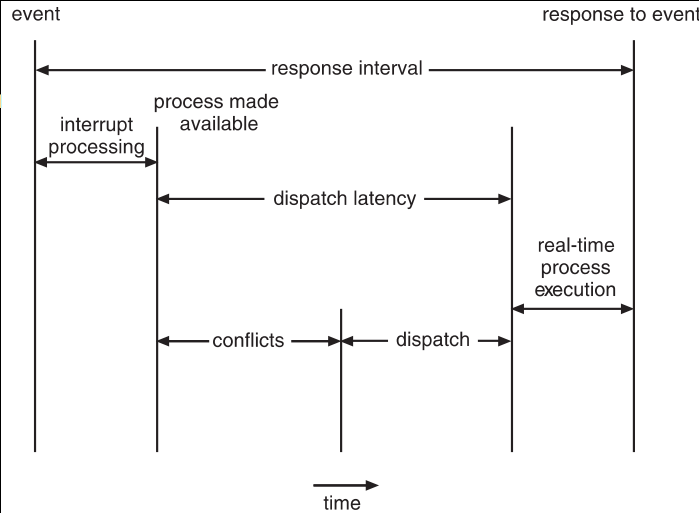
#> input picture comp3301/imgs/conflict.png, 699 x 513 px
$ python imglp.py ../../comp3301/imgs/conflict.png
#> lines starting #> are read from the running program, lines starting #| are printed output that depends on the picture; long printed decimals are rounded
#!/usr/bin/env python3
import numpy as np
from scipy.integrate import nquad # we use this to integrate for higher dimensions this must be changed
import imageio
import math
from multiprocessing import Pool
from functools import partial
from PIL import Image, ImageOps

import argparse

parser = argparse.ArgumentParser(description="Takes an input of an image generates points based on blackness of pixels")
parser.add_argument("inputimage", help="if specified reads an otherwise standard in")

useThreads = True

# numerical integration is slow. Precompute for speed. None for numeric.
maxLam = 0.01

dimX = (0, 0)
dimY = (0, 0)
V = 0.1 # velocity for all grains

pix = None
# lam is short for the Poisson parameter lambda (not the functional thing)
def lamDensity(x, y):
    # round x and y to nearest integer
    x = int(x)
    y = int(y)
    # since row and column
    return pix[y, x]

# The reason I'm making a new class instead of grabbing from visualiser
# is because of the potential differences in how the grains will be represented
class Grain:
    def __init__(self, x, y, t, v):
        self.x = x
        self.y = y
        self.t = t
        self.v = v

    def __repr__(self):
        return "%f,%f,%f,%f,0,0" % (self.x, self.y, self.t, self.v)

# Takes the points and prints them to stdout for now
# [WIP] Get it to accept command line arguments to save to file
def main(dimX, dimY, lamDensity, maxLam):
    # single grain simulation is boring
    volume = (np.diff(dimX) * np.diff(dimY))[0]
    maxN = np.random.poisson(maxLam * volume)
    N = generate_grains(maxN, dimX, dimY, lamDensity, maxLam)
    return N

def generate_grains(N, dimX, dimY, lamDensity, maxLam):
    grains = []
    if useThreads:
        pool = Pool()
        grains = list(filter(None, pool.starmap(generate_grain,
                ((dimX, dimY, lamDensity, maxLam, i) for i in range(N)))))
    else:
        grains = list(filter(None,
                (generate_grain(dimX, dimY, lamDensity, maxLam, i)
                for i in range(N))))
    for grain in grains:
        print(grain)
    return len(grains)

def generate_grain(dimX, dimY, lamDensity, maxLam, seed = 0):
    localState = np.random.RandomState(seed)
    potentialGrain = (localState.uniform(*dimX), localState.uniform(*dimY))
    if localState.uniform(0,1) <= lamDensity(*potentialGrain)/maxLam:
        return Grain(*potentialGrain, 0, V)
    else:
        return None

if __name__ == "__main__":
    args = parser.parse_args()
    pic = Image.open(args.inputimage).convert('L').transpose(Image.FLIP_TOP_BOTTOM)
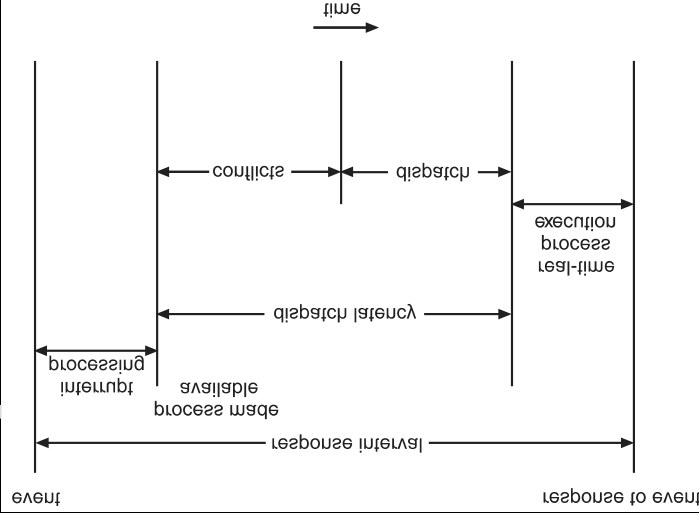
#> pic: PIL image 699x513 L; min 0, max 255, mean 246.5
    pic = ImageOps.invert(pic)
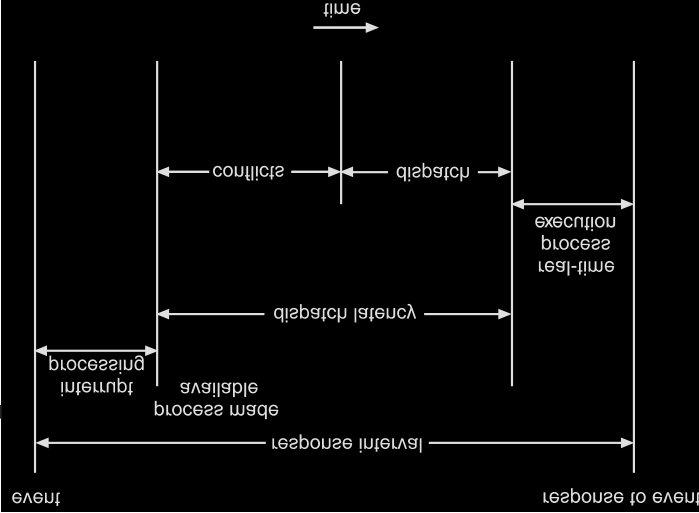
#> pic: PIL image 699x513 L; min 0, max 255, mean 8.5
    pix = np.array(pic)/255 * maxLam
    dimX = (0, pix.shape[1])
#> dimX = (0, 699)
    dimY = (0, pix.shape[0])
#> dimY = (0, 513)

    # Used for measuring performance
    import time
    import sys

    start = time.time()
    N = main(dimX, dimY, lamDensity, maxLam)
#> in __init__, `self.x = x`: self.x = 610.5
#> in generate_grains, `grains = list(filter(None, pool.starmap(generate_grain, ((dimX, dimY, ..`: grains = 126 items
#> the loop in generate_grains, `for grain in grains:` made 126 passes
#| 610.527,496.861,0,0.1,0,0
#| 156.080,268.383,0,0.1,0,0
#| 68.176,390.521,0,0.1,0,0
#| 34.059,148.313,0,0.1,0,0
#| 381.550,440.593,0,0.1,0,0
#| 207.078,415.052,0,0.1,0,0
#| 74.610,351.068,0,0.1,0,0
#| 502.851,311.504,0,0.1,0,0
#> (further printed lines are left out)
#> in main, `N = generate_grains(maxN, dimX, dimY, lamDensity, maxLam)`: N = 126
#> N = 126
    end = time.time()
    generationTime = end - start

    print(__file__, "maxLam:", maxLam, file=sys.stderr)
    print(__file__, "generation time:", generationTime, "secs", file=sys.stderr)
    print(__file__, "generated:", N, "points", file=sys.stderr)

$ run again, on comp3301/imgs/fcfs.png
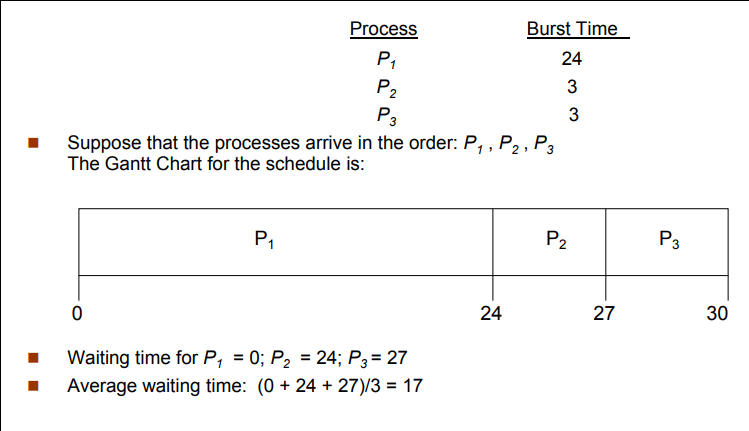
#> input picture comp3301/imgs/fcfs.png, 749 x 431 px
#> `pic = Image.open(args.inputimage).convert('L').transpose(Image.FLIP_TO..`:
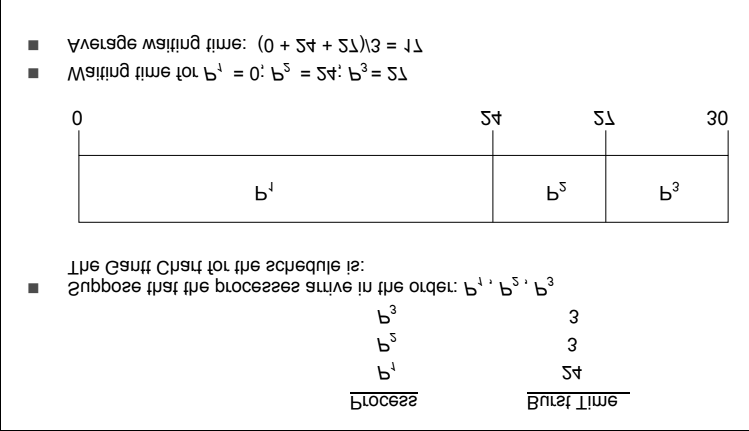
#> pic: PIL image 749x431 L; min 0, max 255, mean 246.6
#> `pic = ImageOps.invert(pic)`:
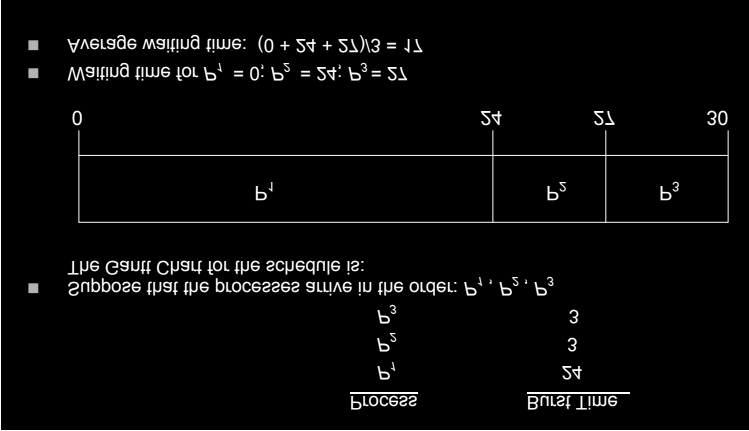
#> pic: PIL image 749x431 L; min 0, max 255, mean 8.4
#> grains = 93 items
#> the loop in generate_grains, `for grain in grains:` made 93 passes
#| 86.176,262.508,0,0.1,0,0
#| 454.159,283.387,0,0.1,0,0
#| 323.651,75.087,0,0.1,0,0
#| 86.928,283.794,0,0.1,0,0
#| 217.718,42.788,0,0.1,0,0
#> (further printed lines are left out)
#> in main, `N = generate_grains(maxN, dimX, dimY, lamDensity, maxLam)`: N = 93
